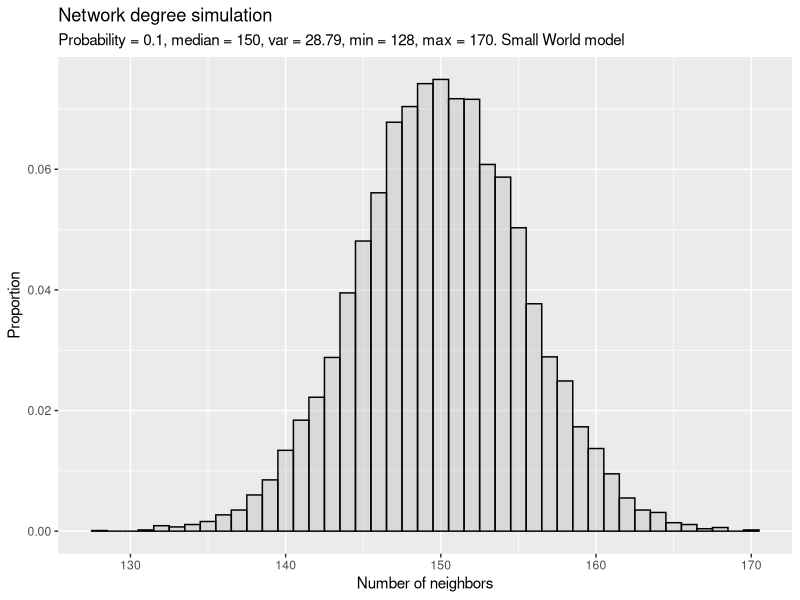

This figure's R source:
# Network degree analysis #

##### Packages #####
library(igraph)    #
library(stringr)   #
library(ggplot2)   #
####################

############################# igraph library ###################################

# Info

# sample_smallworld(dim, size, nei, p, loops = FALSE, multiple = FALSE)
# dim   #Integer constant, the dimension of the starting lattice.
# size  #Integer constant, the size of the lattice along each dimension.
# nei   #Integer constant, the neighborhood within which the vertices of 
#the lattice will be connected.
# p     #Real constant between zero and one, the rewiring probability.

# loops	    #Logical scalar, whether loops edges are allowed in the generated graph.
# multiple	#Logical scalar, whether multiple edges are allowed int the generated graph.

#First a lattice is created with the given dim, size and nei arguments. 
#Then the edges of the lattice are rewired uniformly randomly with probability p.

#Note that this function might create graphs with loops and/or multiple edges. 
#You can use simplify to get rid of these.

################################################################################

## Variables ##

# Seed #
seed = 207
set.seed(seed)

# Network #
dim = 1
size = 10000
nei = 75
loops = FALSE
multiple = FALSE



# Loop #
iterations = 1
p_iter = 0.1

degree_df = data.frame(row.names = c(1:(iterations*size)))
degree_vect = c()
degree_loop = rep(NA, size)


# Degree calculation #
for (h in 1:length(p_iter)){
  # Variable reset #
  degree_vect = c()
  degree_loop = rep(NA, size)
  
  for (i in 1:iterations){
    network = sample_smallworld(dim, size, nei, p = p_iter[h], loops, multiple)
    for (j in 1:size){
      degree_loop[j] = length(network[[j]][[1]])
    }
    
    degree_vect = append(degree_vect, degree_loop)
  }
  degree_df = cbind(degree_df, Probability = degree_vect)
  names(degree_df)[dim(degree_df)[2]] = str_c("Probability_", p_iter[h])
  
}
getwd()

# Graph representation #

degree_summary =  degree_df$Probability_0.1
degree_var = round(var(degree_summary), digits = 2)
degree_median = median(degree_summary)
degree_max = max(degree_summary)
degree_min = min(degree_summary)

sub_title = str_c("Probability = ", p_iter, ", median = ", degree_median, ", var = ", degree_var,", min = ", degree_min, ", max = ", degree_max, ". Small World model")
plot_name = str_c("Smallword_", p_iter,".png")

png(filename = plot_name,
    width = 1000, height = 600)

degree_graph = ggplot(degree_df) +
  geom_histogram( aes(x = Probability_0.1, y = ..count../sum(..count..)), binwidth = 1, color = "black", fill = "grey", alpha = 0.4) +
  #geom_histogram( aes(x = Probability_0.5, y=..count../sum(..count..)), binwidth = 2, color = "red", fill = "red", alpha = 0.2) +
  #geom_histogram( aes(x = Probability_0.75, y=..count../sum(..count..)), binwidth = 2, color = "blue", fill = "blue", alpha = 0.2) +
  #geom_histogram( aes(x = Probability_1, y=..count../sum(..count..)), binwidth = 2, color = "yellow", fill = "yellow", alpha = 0.2) +
  labs(title = "Network degree simulation",
       subtitle = sub_title,
       x = "Number of neighbors",
       y = "Proportion")

degree_graph

dev.off()
